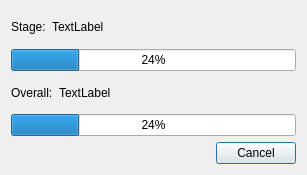
<?xml version="1.0" encoding="UTF-8"?>
<ui version="4.0">
 <class>StageProgressDialog</class>
 <widget class="QDialog" name="StageProgressDialog">
  <property name="windowModality">
   <enum>Qt::ApplicationModal</enum>
  </property>
  <property name="geometry">
   <rect>
    <x>0</x>
    <y>0</y>
    <width>307</width>
    <height>175</height>
   </rect>
  </property>
  <property name="minimumSize">
   <size>
    <width>307</width>
    <height>175</height>
   </size>
  </property>
  <property name="maximumSize">
   <size>
    <width>307</width>
    <height>175</height>
   </size>
  </property>
  <property name="windowTitle">
   <string>Batch Queue Progress</string>
  </property>
  <layout class="QVBoxLayout" name="verticalLayout">
   <item>
    <layout class="QHBoxLayout" name="horizontalLayout">
     <item>
      <widget class="QLabel" name="label">
       <property name="sizePolicy">
        <sizepolicy hsizetype="Fixed" vsizetype="Preferred">
         <horstretch>0</horstretch>
         <verstretch>0</verstretch>
        </sizepolicy>
       </property>
       <property name="text">
        <string>Stage:</string>
       </property>
      </widget>
     </item>
     <item>
      <widget class="QLabel" name="StageDescriptionLabel">
       <property name="text">
        <string>TextLabel</string>
       </property>
      </widget>
     </item>
    </layout>
   </item>
   <item>
    <widget class="QProgressBar" name="StageProgressBar">
     <property name="value">
      <number>24</number>
     </property>
     <property name="textVisible">
      <bool>true</bool>
     </property>
     <property name="orientation">
      <enum>Qt::Horizontal</enum>
     </property>
     <property name="textDirection">
      <enum>QProgressBar::TopToBottom</enum>
     </property>
    </widget>
   </item>
   <item>
    <layout class="QHBoxLayout" name="horizontalLayout_2">
     <item>
      <widget class="QLabel" name="label_2">
       <property name="text">
        <string>Overall:</string>
       </property>
      </widget>
     </item>
     <item>
      <widget class="QLabel" name="TotalDescriptionLabel">
       <property name="sizePolicy">
        <sizepolicy hsizetype="Expanding" vsizetype="Preferred">
         <horstretch>0</horstretch>
         <verstretch>0</verstretch>
        </sizepolicy>
       </property>
       <property name="text">
        <string>TextLabel</string>
       </property>
      </widget>
     </item>
    </layout>
   </item>
   <item>
    <widget class="QProgressBar" name="TotalProgressBar">
     <property name="value">
      <number>24</number>
     </property>
    </widget>
   </item>
   <item>
    <widget class="QDialogButtonBox" name="buttonBox">
     <property name="orientation">
      <enum>Qt::Horizontal</enum>
     </property>
     <property name="standardButtons">
      <set>QDialogButtonBox::Cancel</set>
     </property>
    </widget>
   </item>
  </layout>
 </widget>
 <resources/>
 <connections/>
</ui>
